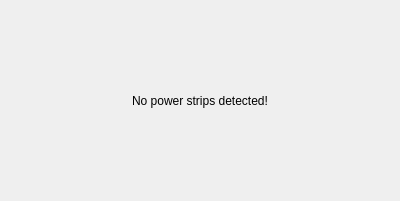
<?xml version="1.0" encoding="UTF-8"?>
<ui version="4.0">
 <class>EmptyPowerStripListItem</class>
 <widget class="QWidget" name="EmptyPowerStripListItem">
  <property name="geometry">
   <rect>
    <x>0</x>
    <y>0</y>
    <width>400</width>
    <height>201</height>
   </rect>
  </property>
  <property name="sizePolicy">
   <sizepolicy hsizetype="Expanding" vsizetype="Expanding">
    <horstretch>0</horstretch>
    <verstretch>0</verstretch>
   </sizepolicy>
  </property>
  <property name="windowTitle">
   <string>Form</string>
  </property>
  <layout class="QHBoxLayout" name="horizontalLayout">
   <item>
    <widget class="SubLabel" name="label">
     <property name="sizePolicy">
      <sizepolicy hsizetype="Expanding" vsizetype="Expanding">
       <horstretch>0</horstretch>
       <verstretch>0</verstretch>
      </sizepolicy>
     </property>
     <property name="text">
      <string>No power strips detected!</string>
     </property>
     <property name="alignment">
      <set>Qt::AlignCenter</set>
     </property>
    </widget>
   </item>
  </layout>
 </widget>
 <customwidgets>
  <customwidget>
   <class>SubLabel</class>
   <extends>QLabel</extends>
   <header>SubLabel.h</header>
  </customwidget>
 </customwidgets>
 <resources/>
 <connections/>
</ui>
